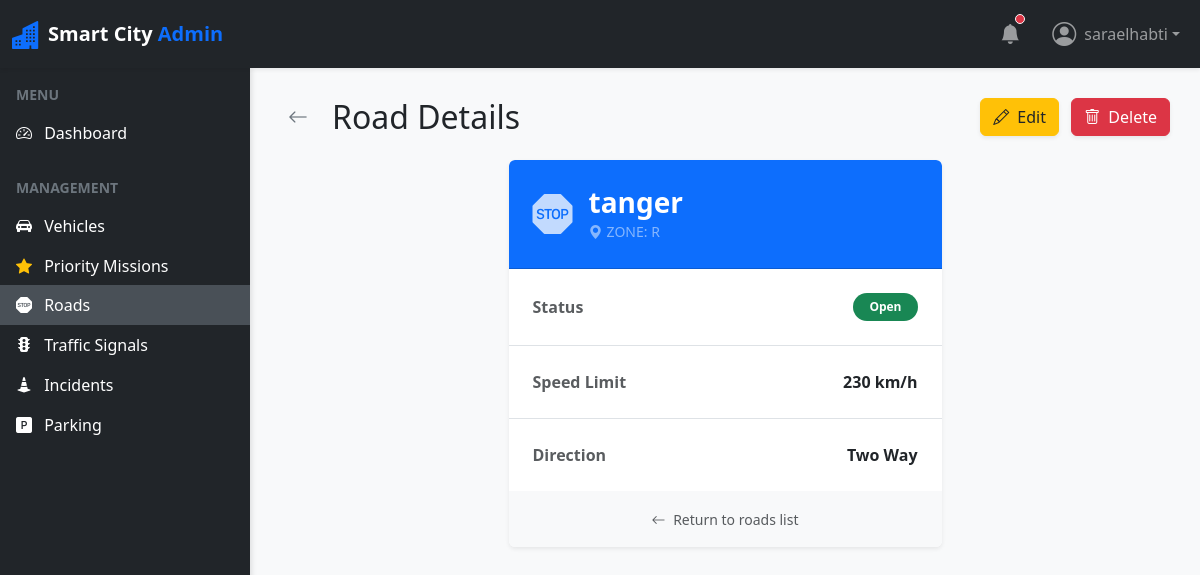
The page /roads/1/ (signed in) on the database its author committed.
### roads/models.py (models this page shows, shortened)
class Road(models.Model):
    DIRECTION_CHOICES = [
        ('ONE_WAY', 'One Way'),
        ('TWO_WAY', 'Two Way'),
    ]
    STATUS_CHOICES = [
        ('OPEN', 'Open'),
        ('CLOSED', 'Closed'),
        ('MAINTENANCE', 'Maintenance'),
    ]
    name = models.CharField(max_length=255)
    zone = models.CharField(max_length=100)
    speed_limit = models.IntegerField(validators=[MinValueValidator(0)])
    direction = models.CharField(max_length=20, choices=DIRECTION_CHOICES)
    status = models.CharField(max_length=20, choices=STATUS_CHOICES, default='OPEN')

### roads/views.py (the view)
# urls.py: path('<int:pk>/', RoadDetailView.as_view(), name='road-detail'),
class RoadDetailView(LoginRequiredMixin, DetailView):
    model = Road
    template_name = 'roads/road_detail.html'
    context_object_name = 'road'

### roads/templates/roads/road_detail.html (shortened to what this page needs)
{% extends 'base.html' %}
{% block content %}
<div class="row mb-4">
    <div class="col-12 d-flex justify-content-between align-items-center">
        <h2 class="mb-0 d-flex align-items-center">
            <a href="{% url 'road-list' %}" class="btn btn-sm btn-outline-secondary me-3 border-0"><i class="bi bi-arrow-left fs-5"></i></a>
            Road Details
        </h2>
        <div>
            <a href="{% url 'road-update' road.pk %}" class="btn btn-warning text-dark shadow-sm me-2"><i class="bi bi-pencil me-1"></i> Edit</a>
            <a href="{% url 'road-delete' road.pk %}" class="btn btn-danger shadow-sm"><i class="bi bi-trash me-1"></i> Delete</a>
        </div>
    </div>
</div>
<div class="row">
    <div class="col-md-8 col-lg-6 mx-auto">
        <div class="card border-0 shadow-sm overflow-hidden">
            <div class="card-header bg-primary text-white p-4">
                <div class="d-flex align-items-center">
                    <i class="bi bi-sign-stop-fill fs-1 me-3 opacity-75"></i>
                    <div>
                        <h3 class="mb-0 fw-bold">{{ road.name }}</h3>
                        <span class="text-white-50 text-uppercase tracking-wide small"><i class="bi bi-geo-alt-fill me-1"></i>Zone: {{ road.zone }}</span>
                    </div>
                </div>
            </div>
            <div class="card-body p-0">
                <ul class="list-group list-group-flush">
                    <li class="list-group-item p-4 d-flex justify-content-between align-items-center">
                        <span class="text-muted fw-bold">Status</span>
                        <span class="badge bg-{% if road.status == 'OPEN' %}success{% elif road.status == 'CLOSED' %}danger{% else %}warning text-dark{% endif %} px-3 py-2 rounded-pill">
                            {{ road.get_status_display }}
                        </span>
                    </li>
                    <li class="list-group-item p-4 d-flex justify-content-between align-items-center">
                        <span class="text-muted fw-bold">Speed Limit</span>
                        <span class="fw-semibold">{{ road.speed_limit }} km/h</span>
                    </li>
                    <li class="list-group-item p-4 d-flex justify-content-between align-items-center">
                        <span class="text-muted fw-bold">Direction</span>
                        <span class="fw-semibold">{{ road.get_direction_display }}</span>
                    </li>
                </ul>
            </div>
            <div class="card-footer bg-light p-3 text-center border-top-0">
                <a href="{% url 'road-list' %}" class="text-decoration-none text-muted small"><i class="bi bi-arrow-left me-1"></i> Return to roads list</a>
            </div>
        </div>
    </div>
</div>
{% endblock %}

### vehicles/templates/base.html (shortened to what this page needs)
<!DOCTYPE html>
<html lang="en">
<head>
    <link href="https://cdn.jsdelivr.net/npm/bootstrap@5.3.0/dist/css/bootstrap.min.css" rel="stylesheet">
    <link href="https://cdn.jsdelivr.net/npm/bootstrap-icons@1.10.5/font/bootstrap-icons.css" rel="stylesheet">
</head>
<body>
    <nav class="navbar navbar-expand-lg navbar-dark bg-dark sticky-top shadow-sm">
        <div class="container-fluid">
            <a class="navbar-brand d-flex align-items-center" href="{% url 'dashboard' %}">
                <i class="bi bi-buildings-fill text-primary me-2 fs-3"></i>
                <span class="fw-bold">Smart City <span class="text-primary">Admin</span></span>
            </a>
            <div class="collapse navbar-collapse" id="navbarSupportedContent">
                <ul class="navbar-nav ms-auto mb-2 mb-lg-0 align-items-center">
                    <li class="nav-item me-3">
                        <a class="nav-link position-relative" href="#">
                            <i class="bi bi-bell-fill fs-5"></i>
                            <span class="position-absolute top-25 start-75 translate-middle p-1 bg-danger border border-light rounded-circle">
                            </span>
                        </a>
                    </li>
                    {% if user.is_authenticated %}
                    <li class="nav-item dropdown">
                        <a class="nav-link dropdown-toggle d-flex align-items-center" href="#" id="navbarDropdown" role="button" data-bs-toggle="dropdown" aria-expanded="false">
                            <i class="bi bi-person-circle fs-4 me-2"></i> {{ user.username }}
                        </a>
                    </li>
                    {% else %}
                    <li class="nav-item">
                        <a class="nav-link d-flex align-items-center" href="{% url 'login' %}">
                            <i class="bi bi-box-arrow-in-right fs-4 me-2"></i> Login
                        </a>
                    </li>
                    {% endif %}
                </ul>
            </div>
        </div>
    </nav>
    <div id="wrapper">
        {% if user.is_authenticated %}
        <div class="bg-dark text-white" id="sidebar">
            <div class="list-group list-group-flush mt-3 pb-4">
                <div class="text-uppercase text-secondary px-3 mb-2 small fw-bold">Menu</div>
                <a href="{% url 'dashboard' %}" class="list-group-item list-group-item-action bg-dark text-white border-0 sidebar-link {% if request.resolver_match.url_name == 'dashboard' %}active{% endif %}">
                    <i class="bi bi-speedometer2 me-2"></i> Dashboard
                </a>
                <div class="text-uppercase text-secondary px-3 mt-4 mb-2 small fw-bold">Management</div>
                <a href="{% url 'vehicle-list' %}" class="list-group-item list-group-item-action bg-dark text-white border-0 sidebar-link ">
                    <i class="bi bi-car-front-fill me-2"></i> Vehicles
                </a>
                <a href="{% url 'priority-list' %}" class="list-group-item list-group-item-action bg-dark text-white border-0 sidebar-link ">
                    <i class="bi bi-star-fill text-warning me-2"></i> Priority Missions
                </a>
                <a href="{% url 'road-list' %}" class="list-group-item list-group-item-action bg-dark text-white border-0 sidebar-link {% if request.resolver_match and 'road' in request.resolver_match.url_name|default:'' %}active{% endif %}">
                    <i class="bi bi-sign-stop-fill me-2"></i> Roads
                </a>
                <a href="{% url 'signal-list' %}" class="list-group-item list-group-item-action bg-dark text-white border-0 sidebar-link ">
                    <i class="bi bi-stoplights-fill me-2"></i> Traffic Signals
                </a>
                <a href="{% url 'incident-list' %}" class="list-group-item list-group-item-action bg-dark text-white border-0 sidebar-link ">
                    <i class="bi bi-cone-striped me-2"></i> Incidents
                </a>
                <a href="{% url 'parking-list' %}" class="list-group-item list-group-item-action bg-dark text-white border-0 sidebar-link ">
                    <i class="bi bi-p-square-fill me-2"></i> Parking
                </a>
            </div>
        </div>
        {% endif %}
        <div id="page-content-wrapper">
            <div class="container-fluid px-0">
                {% block content %}{% endblock %}
            </div>
        </div>
    </div>
</body>
</html>

### vehicles/templates/base.html (style rules this page uses)
body { min-height: 100vh; display: flex; flex-direction: column; overflow-x: hidden; background-color: #f8f9fa; }
#wrapper { display: flex; flex: 1; }
#sidebar { min-width: 250px; max-width: 250px; min-height: calc(100vh - 56px); transition: all 0.3s; box-shadow: 2px 0 5px rgba(0,0,0,0.1); }
.sidebar-link { transition: all 0.2s; }
.sidebar-link:hover, .sidebar-link.active { background-color: #495057 !important; border-left: 4px solid #0d6efd; }
#page-content-wrapper { flex: 1; padding: 30px; width: 100%; }

### rows shown on the page
Road: name "tanger", zone "R", status "Open", speed_limit "230", direction "Two Way"

### other values the page prints
{{ user.username }} "saraelhabti"
